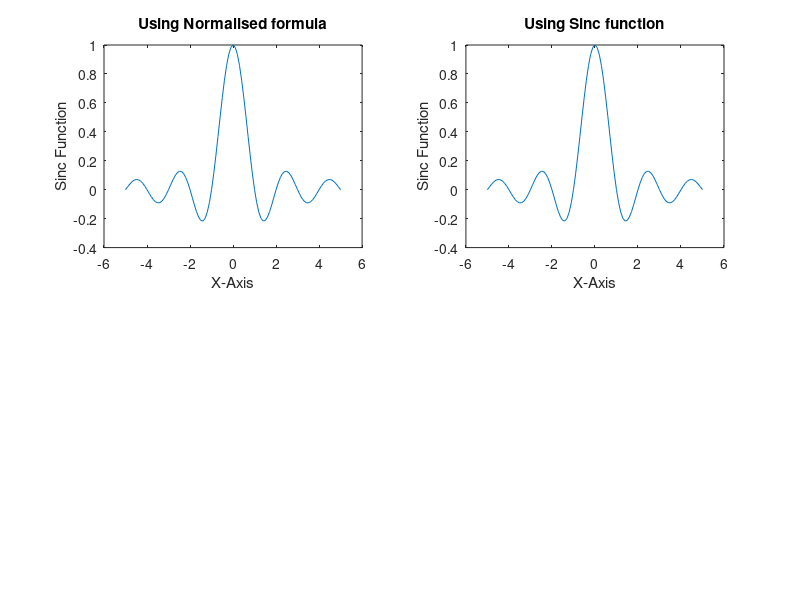

MATLAB code for this plot: (Note: this script raises an error after producing the figure.)
clc
close all;
x=-5:0.1:5;
fs=1/(1.5*0.1);
N=x.*fs;
for n=1:101
    if x(n)==0
        y1(n)=1;
    else
        y1(n)=sin(pi*x(n))./(pi*x(n));%Unnormalized sinc function is (sin x)/x
    end
%But Normalised sinc function is (sin pi*x)/(pi*x)
end
y2=sinc(x);
subplot(221),plot(x,y1)
title('Using Normalised formula')
xlabel('X-Axis')
ylabel('Sinc Function')
subplot(222),plot(x,y2)
title('Using Sinc function')
xlabel('X-Axis')
ylabel('Sinc Function')
f1=fft(y2,50);
subplot 223, plot(f1);
